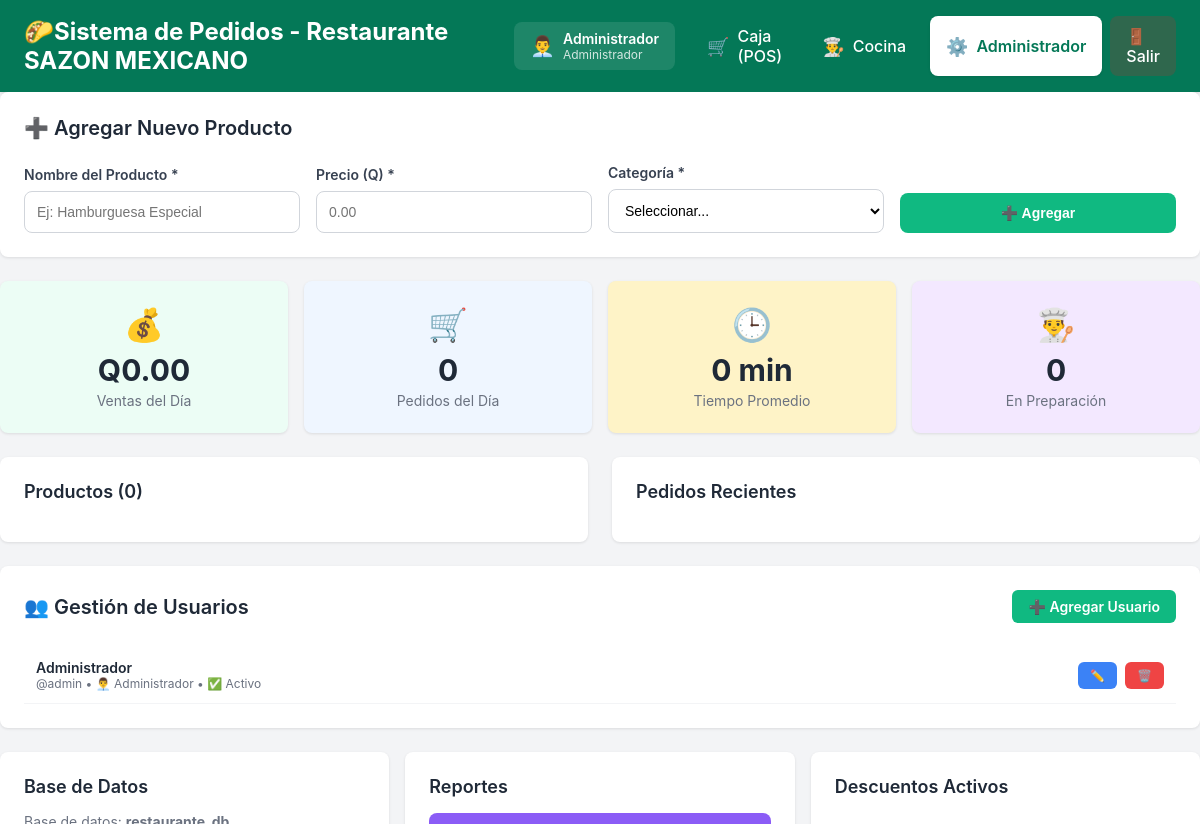
/?view=admin (signed in), run on the app's committed database.
### tables this page shows
CREATE TABLE IF NOT EXISTS usuarios (
    id INT AUTO_INCREMENT PRIMARY KEY,
    username VARCHAR(50) UNIQUE NOT NULL,
    password VARCHAR(255) NOT NULL,
    nombre VARCHAR(100) NOT NULL,
    rol ENUM('admin', 'mesero') NOT NULL,
    activo TINYINT(1) DEFAULT 1,
    created_at TIMESTAMP DEFAULT CURRENT_TIMESTAMP
);

### index.php (the view, shortened to what this page needs)
<?php
$isLoggedIn = isset($_SESSION['user_id']);
$userRole = $_SESSION['user_role'] ?? null;
$userName = $_SESSION['user_name'] ?? null;
$conn = new mysqli(DB_HOST, DB_USER, DB_PASS, DB_NAME, DB_PORT);
$conn->set_charset("utf8mb4");
function getProducts($conn) {
    $result = $conn->query("SELECT * FROM productos WHERE activo = 1 ORDER BY categoria, nombre");
    return $result->fetch_all(MYSQLI_ASSOC);
}
function icon($name, $size = 20) {
    $icons = [
        'ShoppingCart' => '🛒', 'ChefHat' => '👨‍🍳', 'Settings' => '⚙️',
        'Clock' => '🕒', 'CheckCircle' => '✅', 'AlertCircle' => '⚠️',
        'Monitor' => '💻', 'DollarSign' => '💰', 'Trash' => '🗑️',
        'Print' => '🖨️', 'Tag' => '🏷️', 'Plus' => '➕'
    ];
    return "<span style=\"font-size: {$size}px;\">{$icons[$name]}</span>";
}
$view = $_GET['view'] ?? 'pos';
    ?>
    <?php
function renderAdminView($conn) {
    $stats = $conn->query("SELECT
        COUNT(*) as total_pedidos,
        SUM(total_final) as ventas_totales,
        AVG(tiempo_preparacion) as tiempo_promedio,
        SUM(CASE WHEN estado = 'preparing' THEN 1 ELSE 0 END) as en_preparacion
        FROM pedidos
        WHERE DATE(fecha_hora) = CURDATE()")->fetch_assoc();
    $productos = getProducts($conn);
    $usuarios = $conn->query("SELECT * FROM usuarios ORDER BY nombre")->fetch_all(MYSQLI_ASSOC);
    $editing_product = null;
    ?>
        <div style="background-color: white; border-radius: 0.5rem; box-shadow: 0 1px 3px rgba(0,0,0,0.1); padding: 1.5rem; margin-bottom: 1.5rem;">
            <div style="display: flex; justify-content: space-between; align-items: center; margin-bottom: 1.5rem;">
                <h3 style="font-size: 1.25rem; font-weight: 600; color: #1f2937;">
                    <?= $editing_product ? '✏️ Editar Producto' : '➕ Agregar Nuevo Producto' ?>
                </h3>
            </div>
            <form method="POST" action="?action=<?= $editing_product ? 'edit_product' : 'add_product' ?>" style="display: grid; grid-template-columns: repeat(4, 1fr); gap: 1rem; align-items: end;">
                <div>
                    <label style="display: block; color: #374151; font-weight: 600; margin-bottom: 0.5rem; font-size: 0.875rem;">
                        Nombre del Producto *
                    </label>
                    <input type="text" name="nombre" required
                           value="<?= $editing_product ? htmlspecialchars($editing_product['nombre']) : '' ?>"
                           placeholder="Ej: Hamburguesa Especial"
                           style="width: 100%; padding: 0.75rem; border: 1px solid #d1d5db; border-radius: 0.5rem; font-size: 0.875rem;">
                </div>
                <div>
                    <label style="display: block; color: #374151; font-weight: 600; margin-bottom: 0.5rem; font-size: 0.875rem;">
                        Precio (Q) *
                    </label>
                    <input type="number" name="precio" required step="0.01" min="0.01"
                           value="<?= $editing_product ? $editing_product['precio'] : '' ?>"
                           placeholder="0.00"
                           style="width: 100%; padding: 0.75rem; border: 1px solid #d1d5db; border-radius: 0.5rem; font-size: 0.875rem;">
                </div>
                <div>
                    <label style="display: block; color: #374151; font-weight: 600; margin-bottom: 0.5rem; font-size: 0.875rem;">
                        Categoría *
                    </label>
                    <select name="categoria" required
                            style="width: 100%; padding: 0.75rem; border: 1px solid #d1d5db; border-radius: 0.5rem; font-size: 0.875rem; background-color: white;">
                        <option value="">Seleccionar...</option>
                    </select>
                </div>
                <button type="submit"
                        style="padding: 0.75rem 1.5rem; background-color: <?= $editing_product ? '#f59e0b' : '#10b981' ?>; color: white; border: none; border-radius: 0.5rem; font-weight: 600; cursor: pointer; font-size: 0.875rem;">
                    <?= $editing_product ? '💾 Actualizar' : '➕ Agregar' ?>
                </button>
            </form>
        </div>
        <div style="display: grid; grid-template-columns: repeat(4, 1fr); gap: 1rem; margin-bottom: 1.5rem;">
            <div style="text-align: center; padding: 1.5rem; background-color: #ecfdf5; border-radius: 0.5rem; box-shadow: 0 1px 3px rgba(0,0,0,0.1);">
                <?= icon('DollarSign', 32) ?>
                <div style="font-size: 1.875rem; font-weight: bold; color: #1f2937; margin-top: 0.5rem;">
                    Q<?= number_format($stats['ventas_totales'] ?? 0, 2) ?>
                </div>
                <div style="font-size: 0.875rem; color: #6b7280; margin-top: 0.25rem;">Ventas del Día</div>
            </div>
            <div style="text-align: center; padding: 1.5rem; background-color: #eff6ff; border-radius: 0.5rem; box-shadow: 0 1px 3px rgba(0,0,0,0.1);">
                <?= icon('ShoppingCart', 32) ?>
                <div style="font-size: 1.875rem; font-weight: bold; color: #1f2937; margin-top: 0.5rem;">
                    <?= $stats['total_pedidos'] ?? 0 ?>
                </div>
                <div style="font-size: 0.875rem; color: #6b7280; margin-top: 0.25rem;">Pedidos del Día</div>
            </div>
            <div style="text-align: center; padding: 1.5rem; background-color: #fef3c7; border-radius: 0.5rem; box-shadow: 0 1px 3px rgba(0,0,0,0.1);">
                <?= icon('Clock', 32) ?>
                <div style="font-size: 1.875rem; font-weight: bold; color: #1f2937; margin-top: 0.5rem;">
                    <?= $stats['tiempo_promedio'] ? round($stats['tiempo_promedio'] / 60) : 0 ?> min
                </div>
                <div style="font-size: 0.875rem; color: #6b7280; margin-top: 0.25rem;">Tiempo Promedio</div>
            </div>
            <div style="text-align: center; padding: 1.5rem; background-color: #f3e8ff; border-radius: 0.5rem; box-shadow: 0 1px 3px rgba(0,0,0,0.1);">
                <?= icon('ChefHat', 32) ?>
                <div style="font-size: 1.875rem; font-weight: bold; color: #1f2937; margin-top: 0.5rem;">
                    <?= $stats['en_preparacion'] ?? 0 ?>
                </div>
                <div style="font-size: 0.875rem; color: #6b7280; margin-top: 0.25rem;">En Preparación</div>
            </div>
        </div>
        <div style="display: grid; grid-template-columns: 1fr 1fr; gap: 1.5rem; margin-bottom: 1.5rem;">
            <div style="background-color: white; border-radius: 0.5rem; box-shadow: 0 1px 3px rgba(0,0,0,0.1); padding: 1.5rem;">
                <h3 style="font-size: 1.125rem; font-weight: 600; margin-bottom: 1rem; color: #1f2937;">Productos (<?= count($productos) ?>)</h3>
            </div>
            <div style="background-color: white; border-radius: 0.5rem; box-shadow: 0 1px 3px rgba(0,0,0,0.1); padding: 1.5rem;">
                <h3 style="font-size: 1.125rem; font-weight: 600; margin-bottom: 1rem; color: #1f2937;">Pedidos Recientes</h3>
            </div>
        </div>
        <div style="background-color: white; border-radius: 0.5rem; box-shadow: 0 1px 3px rgba(0,0,0,0.1); padding: 1.5rem; margin-bottom: 1.5rem;">
            <div style="display: flex; justify-content: space-between; align-items: center; margin-bottom: 1.5rem;">
                <h3 style="font-size: 1.25rem; font-weight: 600; color: #1f2937;">
                    👥 Gestión de Usuarios
                </h3>
                <a href="?view=admin&action=add_user_form" style="background-color: #10b981; color: white; padding: 0.5rem 1rem; border-radius: 0.375rem; text-decoration: none; font-weight: 600; font-size: 0.875rem;">
                    ➕ Agregar Usuario
                </a>
            </div>
            <div style="max-height: 300px; overflow-y: auto;">
                <?php foreach ($usuarios as $user): ?>
                    <div style="display: flex; justify-content: space-between; align-items: center; padding: 0.75rem; border-bottom: 1px solid #f3f4f6;">
                        <div style="flex: 1;">
                            <div style="font-weight: 600; color: #1f2937; font-size: 0.875rem;"><?= htmlspecialchars($user['nombre']) ?></div>
                            <div style="color: #6b7280; font-size: 0.75rem;">@<?= htmlspecialchars($user['username']) ?> • <?= $user['rol'] === 'admin' ? '👨‍💼 Administrador' : '👨‍🍳 Mesero' ?> • <?= $user['activo'] ? '✅ Activo' : '❌ Inactivo' ?></div>
                        </div>
                        <div style="display: flex; gap: 0.5rem;">
                            <a href="?view=admin&action=edit_user_form&id=<?= $user['id'] ?>"
                               style="padding: 0.375rem 0.75rem; background-color: #3b82f6; color: white; border-radius: 0.375rem; text-decoration: none; font-size: 0.75rem; font-weight: 600;">
                                ✏️
                            </a>
                            <a href="?view=admin&action=delete_user&id=<?= $user['id'] ?>"
                               onclick="return confirm('¿Eliminar este usuario?')"
                               style="padding: 0.375rem 0.75rem; background-color: #ef4444; color: white; border-radius: 0.375rem; text-decoration: none; font-size: 0.75rem; font-weight: 600;">
                                🗑️
                            </a>
                        </div>
                    </div>
                <?php endforeach; ?>
            </div>
        </div>
        <div style="display: grid; grid-template-columns: repeat(3, 1fr); gap: 1rem;">
            <div style="background-color: white; border-radius: 0.5rem; box-shadow: 0 1px 3px rgba(0,0,0,0.1); padding: 1.5rem;">
                <h3 style="font-size: 1.125rem; font-weight: 600; margin-bottom: 1rem; color: #1f2937;">Base de Datos</h3>
                <p style="color: #6b7280; font-size: 0.875rem; margin-bottom: 1rem;">
                    Base de datos: <strong><?= DB_NAME ?></strong><br>
                </p>
            </div>
            <div style="background-color: white; border-radius: 0.5rem; box-shadow: 0 1px 3px rgba(0,0,0,0.1); padding: 1.5rem;">
                <h3 style="font-size: 1.125rem; font-weight: 600; margin-bottom: 1rem; color: #1f2937;">Reportes</h3>
                <button onclick="alert('Generando reporte...')" style="width: 100%; background-color: #8b5cf6; color: white; padding: 0.75rem; border: none; border-radius: 0.5rem; font-weight: 600; margin-bottom: 0.5rem; cursor: pointer;">
                </button>
            </div>
            <div style="background-color: white; border-radius: 0.5rem; box-shadow: 0 1px 3px rgba(0,0,0,0.1); padding: 1.5rem;">
                <h3 style="font-size: 1.125rem; font-weight: 600; margin-bottom: 1rem; color: #1f2937;">Descuentos Activos</h3>
            </div>
        </div>
    </div>
    <?php
}
?>
<!DOCTYPE html>
<html lang="es">
<head>
</head>
<body>
<div class="nav">
        <div class="nav-content">
            <h1>🌮Sistema de Pedidos - Restaurante SAZON MEXICANO</h1>
            <div style="display: flex; align-items: center; gap: 1rem;">
                <?php if ($isLoggedIn): ?>
                    <div style="display: flex; align-items: center; gap: 0.5rem; background-color: rgba(255,255,255,0.1); padding: 0.5rem 1rem; border-radius: 0.5rem;">
                        <span style="font-size: 1.25rem;"><?= $userRole === 'admin' ? '👨‍💼' : '👨‍🍳' ?></span>
                        <div>
                            <div style="font-weight: 600; font-size: 0.875rem;"><?= htmlspecialchars($userName) ?></div>
                            <div style="font-size: 0.75rem; opacity: 0.8;"><?= $userRole === 'admin' ? 'Administrador' : 'Mesero' ?></div>
                        </div>
                    </div>
                    <div class="nav-links">
                        <a href="?view=pos" class="<?= $view === 'pos' ? 'active' : '' ?>">
                            <?= icon('ShoppingCart', 18) ?> Caja (POS)
                        </a>
                        <a href="?view=kitchen" class="<?= $view === 'kitchen' ? 'active' : '' ?>">
                            <?= icon('ChefHat', 18) ?> Cocina
                        </a>
                        <?php if ($userRole === 'admin'): ?>
                            <a href="?view=admin" class="<?= $view === 'admin' ? 'active' : '' ?>">
                                <?= icon('Settings', 18) ?> Administrador
                            </a>
                        <?php endif; ?>
                        <a href="?action=logout" style="background-color: rgba(220, 38, 38, 0.2); color: white;">
                            🚪 Salir
                        </a>
                    </div>
                <?php endif; ?>
            </div>
        </div>
    </div>
<div class="content">
        <?php
        if ($view === 'login') {
            renderLoginView();
        } else {
            switch ($view) {
                case 'admin':
                    renderAdminView($conn);
                    break;
            }
        }
        ?>
</body>
</html>

### index.php (style rules this page uses)
* { margin: 0; padding: 0; box-sizing: border-box; }
body { font-family: -apple-system, BlinkMacSystemFont, 'Segoe UI', Roboto, Oxygen, Ubuntu, sans-serif; background-color: #f3f4f6; }
.nav { background-color: #047857; color: white; padding: 1rem 1.5rem; box-shadow: 0 2px 4px rgba(0,0,0,0.1); }
.nav-content { display: flex; justify-content: space-between; align-items: center; max-width: 1920px; margin: 0 auto; }
.nav h1 { font-size: 1.5rem; font-weight: bold; }
.nav-links { display: flex; gap: 0.5rem; }
.nav a { color: white; text-decoration: none; padding: 0.625rem 1rem; border-radius: 0.5rem; transition: all 0.2s; display: flex; align-items: center; gap: 0.5rem; font-weight: 500; }
.nav a.active { background-color: white; color: #047857; font-weight: 600; box-shadow: 0 1px 3px rgba(0,0,0,0.1); }
.content { height: calc(100vh - 68px); overflow: hidden; }

### data on the page
usuarios: nombre "Administrador", username "admin", rol "👨‍💼 Administrador", activo "✅ Activo"

### other printed values
$userName "Administrador"
$icons[$name] "🛒 👨‍🍳 ⚙️ 💰 🛒 🕒 👨‍🍳"
$stats['ventas_totales'] "0.00"
$stats['total_pedidos'] "0"
$stats['en_preparacion'] "0"
count($productos) "0"
